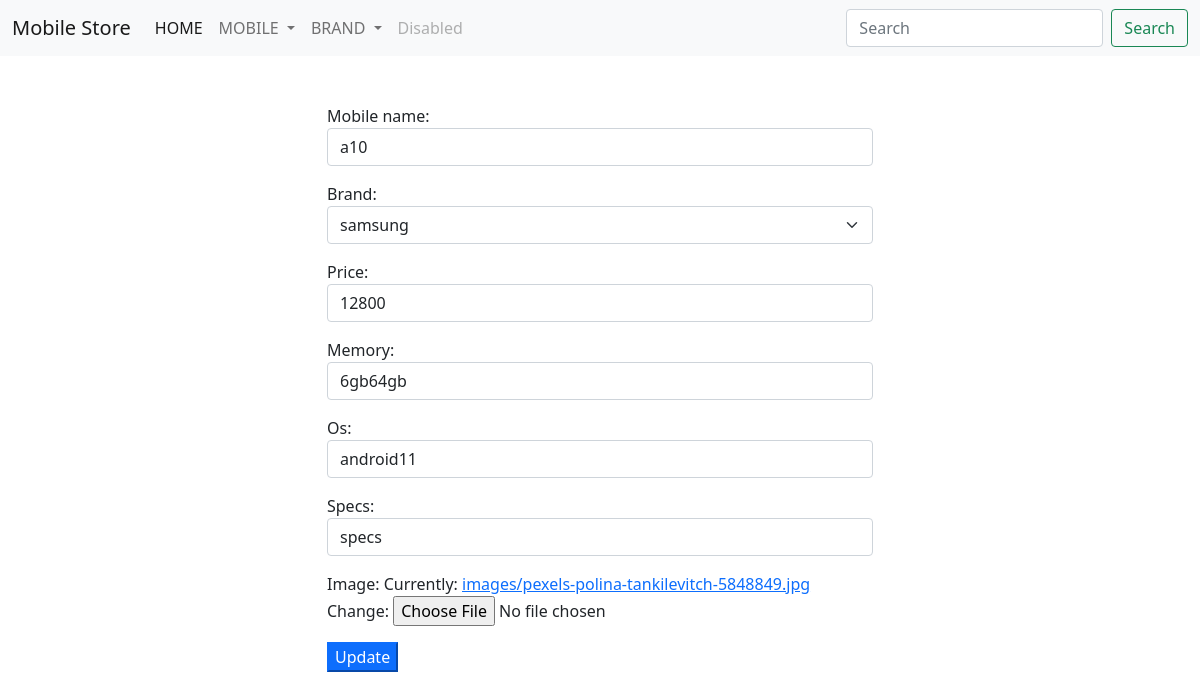
Page /owner/mobiles/change/1 on the committed database.
### owner/models.py (models this page shows, shortened)
class Mobile(models.Model):
    mobile_name=models.CharField(max_length=100,unique=True)
    brand=models.ForeignKey(Brand,on_delete=models.CASCADE,null=True)
    price=models.IntegerField(blank=False)
    memory=models.CharField(max_length=120)
    os=models.CharField(max_length=120)
    specs=models.CharField(max_length=120)
    image=models.ImageField(upload_to="images")

### owner/views.py (the view, shortened to what this page needs)
# urls.py: path("mobiles/change/<int:id>",views.mobile_update,name="mobileedit"),
def mobile_update(request,id):
    mobile=Mobile.objects.get(id=id)
    form=forms.MobileUpdationForm(instance=mobile)
    context={}
    context["form"]=form
    return render(request,"mobile_edit.html",context)

### owner/forms.py
class MobileUpdationForm(ModelForm):
    class Meta:
        model=Mobile
        fields="__all__"
        widgets={
            "mobile_name":forms.TextInput(attrs={'class':"form-control"}),
            "brand": forms.Select(attrs={'class': "form-select"}),
            "price": forms.TextInput(attrs={'class': "form-control"}),
            "memory": forms.TextInput(attrs={'class': "form-control"}),
            "os": forms.TextInput(attrs={'class': "form-control"}),
            "specs": forms.TextInput(attrs={'class': "form-control"}),
        }

### owner/models.py (called while the page is built)
    def __str__(self):
        return self.brand_name

### owner/templates/mobile_edit.html (shortened to what this page needs)
<!DOCTYPE html>
{%extends 'base.html'%}
{%block body_block%}
<div class="container">
    <div class="row mt-5">
        <div class="col-3"></div>
        <div class="col-6">
            <form action="" method="POST" enctype="multipart/form-data">
                {{form.as_p}}
                <button type="submit" class="btn-primary">Update</button>
            </form>
        </div>
        <div class="col-3"></div>
    </div>
</div>
{%endblock%}

### rows in the picture
Mobile: mobile_name "a10", brand "samsung", price "12800", memory "6gb64gb", os "android11", specs "specs"
